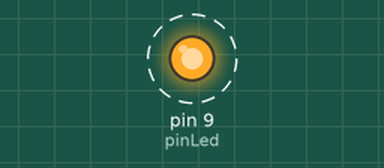
Recording of a sketch running on a simulated Arduino Uno, built with avr-gcc and run on an emulated ATmega328P. On the bench: output pins drawn as LEDs (lit = HIGH). Dashed ring = blinking.

Above: at 0.5 s.
Timing chart, 0 to 4.6 s (numbered marks = the images above):
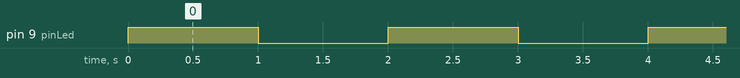

The sketch:

controlCargaOptoacopladorRelevador.ino
```cpp
 const int pinLed = 9;   // constante para el numero del pin del led

          void setup() {
            // inicializa el pin del led como salida
            pinMode(pinLed, OUTPUT);
          }

          void loop() {
            digitalWrite(pinLed, HIGH);   // pone el pin del led en HIGH
            delay(1000);                      // espera por un segundo, 1000 milisegundos
            digitalWrite(pinLed, LOW);    // pone el pin del led en LOW
            delay(1000);                  // espera por un segundo, 1000 milisegundos
          }
```

Measured:
- by itself, pin 9 (pinLed): alternates HIGH for 1.0 s and LOW for 1.0 s
